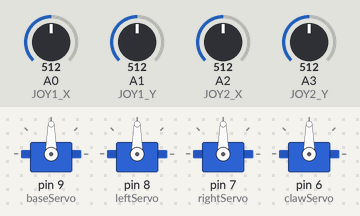
The sketch below on a simulated Arduino Uno, built with avr-gcc and run on an emulated ATmega328P. On the bench: 4 × servo. Inputs (shaded band) come from the test bench; at power-on: A0 (JOY1_X) = 512, A1 (JOY1_Y) = 512, A2 (JOY2_X) = 512, A3 (JOY2_Y) = 512.

Above: at 2.2 s.
2.3 s: A0 (JOY1_X) set to 588
3.8 s: A0 (JOY1_X) set to 611
At 4.28 s:
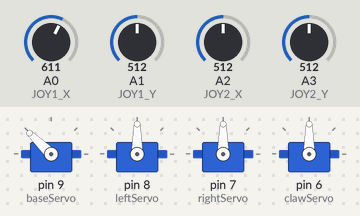
At 5.9 s:
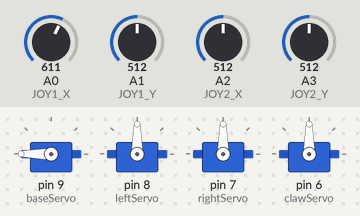
6.2 s: A1 (JOY1_Y) set to 585
7.7 s: A1 (JOY1_Y) set to 615
At 9.3 s:
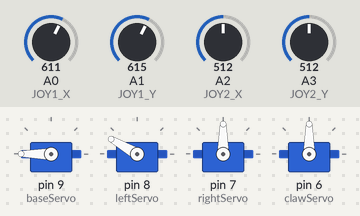
9.8 s: A2 (JOY2_X) set to 592
11.3 s: A2 (JOY2_X) set to 611
At 12.3 s:
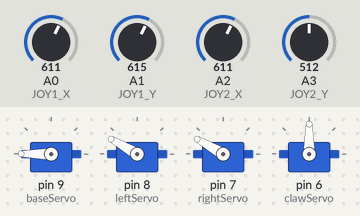
Timing chart, 0 to 14.3 s (numbered marks = the images above; inputs shaded):
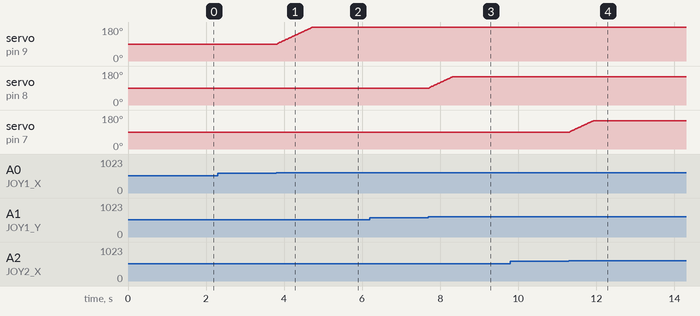

Measured:
- the behaviour switches between 600 and 601 on A0 (JOY1_X) (found by bisection; images 0 and 1)
- the behaviour switches between 600 and 601 on A1 (JOY1_Y) (found by bisection; images 2 and 3)
- the behaviour switches between 600 and 601 on A2 (JOY2_X) (found by bisection; images 3 and 4)
- after the input at 2.3 s, every drawn part: stays the same
- after the input at 3.8 s, servo on pin 9 (baseServo): moves from 90° to 180° over 0.91 s, starting at once
- after the input at 6.2 s, every drawn part: stays the same
- after the input at 7.7 s, servo on pin 8 (leftServo): moves from 90° to 150° over 0.60 s, starting at once
- after the input at 9.8 s, every drawn part: stays the same
- after the input at 11.3 s, servo on pin 7 (rightServo): moves from 90° to 150° over 0.60 s, starting at once

The sketch:

sketch_jul26dualjoyarm.ino
```cpp
#include <Servo.h>

// Declare Servo Objects
Servo baseServo;
Servo leftServo;  // Left joint / Shoulder
Servo rightServo; // Right joint / Elbow
Servo clawServo;  // Gripper

// Define Joystick Analog Pins
const int JOY1_X = A0; // Base control
const int JOY1_Y = A1; // Left joint control
const int JOY2_X = A2; // Right joint control
const int JOY2_Y = A3; // Claw control

// Starting Positions (Degrees)
int baseAngle  = 90;
int leftAngle  = 90;
int rightAngle = 90;
int clawAngle  = 90;

// Deadzone & Speed Configuration
const int DEADZONE_LOW  = 400; // Deadzone threshold to stop idle drift
const int DEADZONE_HIGH = 600;
const int STEP_SPEED    = 2;   // Degrees moved per loop (increase for faster movement)

void setup() {
  // Attach Servos to your specific pins
  baseServo.attach(9);  // Base
  leftServo.attach(8);  // Left Joint
  rightServo.attach(7);  // Right Joint
  clawServo.attach(6);   // Claw

  // Set Initial Arm Pose
  baseServo.write(baseAngle);
  leftServo.write(leftAngle);
  rightServo.write(rightAngle);
  clawServo.write(clawAngle);

  delay(1000);
}

void loop() {
  // -------------------------------------------------------------
  // 1. BASE SERVO CONTROL (Pin 9 | Joystick 1 - X axis)
  // -------------------------------------------------------------
  int joy1XVal = analogRead(JOY1_X);
  if (joy1XVal < DEADZONE_LOW) {
    baseAngle = max(0, baseAngle - STEP_SPEED);
  } else if (joy1XVal > DEADZONE_HIGH) {
    baseAngle = min(180, baseAngle + STEP_SPEED);
  }
  baseServo.write(baseAngle);

  // -------------------------------------------------------------
  // 2. LEFT JOINT CONTROL (Pin 8 | Joystick 1 - Y axis)
  // -------------------------------------------------------------
  int joy1YVal = analogRead(JOY1_Y);
  if (joy1YVal < DEADZONE_LOW) {
    leftAngle = max(30, leftAngle - STEP_SPEED);  // 30° safety limit
  } else if (joy1YVal > DEADZONE_HIGH) {
    leftAngle = min(150, leftAngle + STEP_SPEED); // 150° safety limit
  }
  leftServo.write(leftAngle);

  // -------------------------------------------------------------
  // 3. RIGHT JOINT CONTROL (Pin 7 | Joystick 2 - X axis)
  // -------------------------------------------------------------
  int joy2XVal = analogRead(JOY2_X);
  if (joy2XVal < DEADZONE_LOW) {
    rightAngle = max(30, rightAngle - STEP_SPEED);  // 30° safety limit
  } else if (joy2XVal > DEADZONE_HIGH) {
    rightAngle = min(150, rightAngle + STEP_SPEED); // 150° safety limit
  }
  rightServo.write(rightAngle);

  // -------------------------------------------------------------
  // 4. CLAW CONTROL (Pin 6 | Joystick 2 - Y axis)
  // -------------------------------------------------------------
  int joy2YVal = analogRead(JOY2_Y);
  if (joy2YVal < DEADZONE_LOW) {
    clawAngle = max(10, clawAngle - STEP_SPEED); // Fully closed
  } else if (joy2YVal > DEADZONE_HIGH) {
    clawAngle = min(90, clawAngle + STEP_SPEED); // Fully open
  }
  clawServo.write(clawAngle);

  // Smooth out movement speed
  delay(20);
}
```
